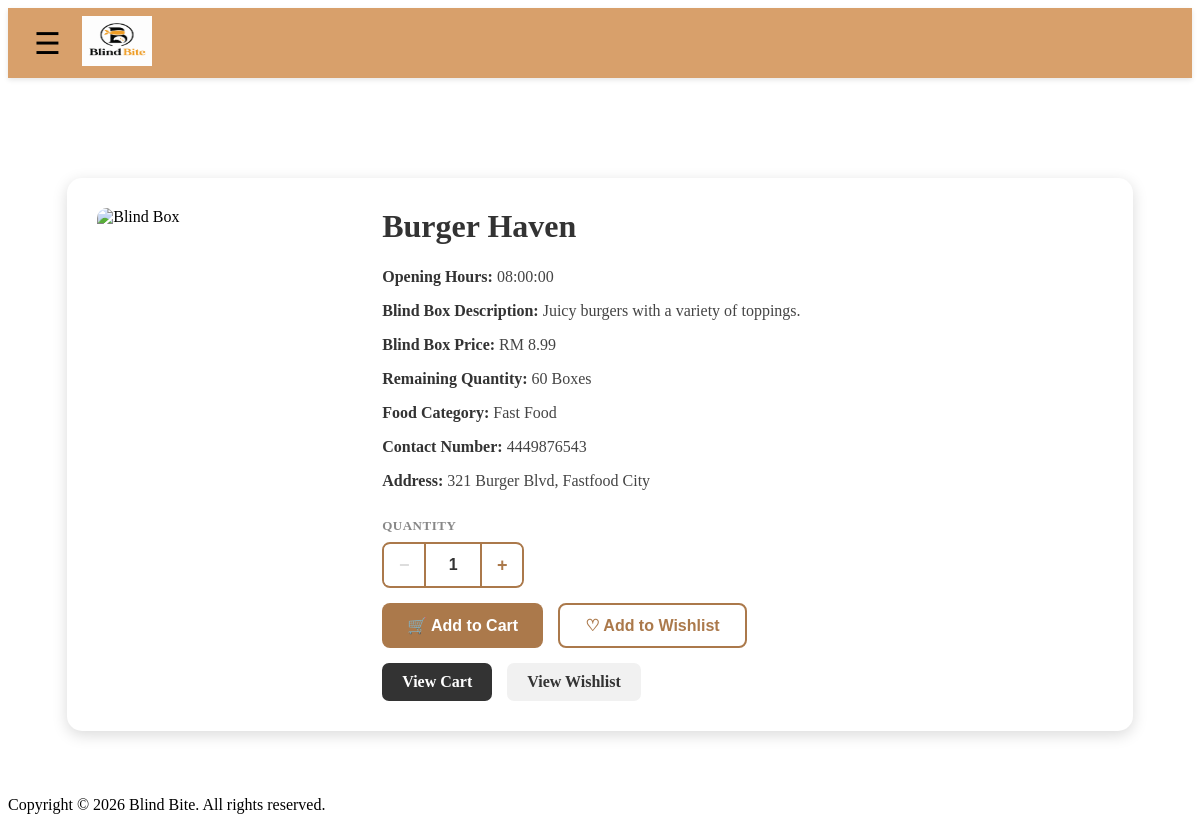
/pages/details.php?restaurant=Burger+Haven, run on the app's committed database.
### tables this page shows
CREATE TABLE restaurants (
    restaurant_name VARCHAR(100) PRIMARY KEY,
    restaurant_address VARCHAR(100) NOT NULL UNIQUE,
    restaurant_opening_hours TIME NOT NULL,
    restaurant_closing_hours TIME NOT NULL,
    restaurant_phone_number VARCHAR(20) NOT NULL UNIQUE,
    blind_box_price DECIMAL(10,2) NOT NULL,
    blind_box_description TEXT NOT NULL,
    blind_box_remaining_quantity INT NOT NULL,
    blind_box_food_category TEXT NOT NULL
);

### pages/details.php (the view, shortened to what this page needs)
<?php
include '../config/db_connect.php';
$restaurant_name = isset($_GET['restaurant'])
    ? $_GET['restaurant']
    : '';
$sql = "
    SELECT *
    FROM restaurants
    WHERE restaurant_name = ?
";
$stmt = $conn->prepare($sql);
$stmt->bind_param(
    "s",
    $restaurant_name
);
$stmt->execute();
$result = $stmt->get_result();
if ($result->num_rows === 1) {
    $restaurant = $result->fetch_assoc();
} else {
    $restaurant = null;
}
include '../includes/header.php';
include '../includes/navigation.php';
?>
<main class="details-page">
    <div class="details-card">
        <?php if ($restaurant) : ?>
            <img
                src="../images/BBbox.png"
                width="200"
                height="150"
                alt="Blind Box"
            >
            <div class="details-info">
                <h1>
                    <?php
                    echo htmlspecialchars(
                        $restaurant['restaurant_name']
                    );
                    ?>
                </h1>
                <p>
                    <strong>
                        Opening Hours:
                    </strong>
                    <?php
                    echo htmlspecialchars(
                        $restaurant[
                            'restaurant_opening_hours'
                        ]
                    );
                    ?>
                </p>
                <p>
                    <strong>
                        Blind Box Description:
                    </strong>
                    <?php
                    echo htmlspecialchars(
                        $restaurant[
                            'blind_box_description'
                        ]
                    );
                    ?>
                </p>
                <p>
                    <strong>
                        Blind Box Price:
                    </strong>
                    RM
                    <?php
                    echo number_format(
                        $restaurant[
                            'blind_box_price'
                        ],
                        2
                    );
                    ?>
                </p>
                <p>
                    <strong>
                        Remaining Quantity:
                    </strong>
                    <?php
                    echo htmlspecialchars(
                        $restaurant[
                            'blind_box_remaining_quantity'
                        ]
                    );
                    ?>
                    Boxes
                </p>
                <p>
                    <strong>
                        Food Category:
                    </strong>
                    <?php
                    echo htmlspecialchars(
                        $restaurant[
                            'blind_box_food_category'
                        ]
                    );
                    ?>
                </p>
                <p>
                    <strong>
                        Contact Number:
                    </strong>
                    <?php
                    echo htmlspecialchars(
                        $restaurant[
                            'restaurant_phone_number'
                        ]
                    );
                    ?>
                </p>
                <p>
                    <strong>
                        Address:
                    </strong>
                    <?php
                    echo htmlspecialchars(
                        $restaurant[
                            'restaurant_address'
                        ]
                    );
                    ?>
                </p>
                <div class="action-buttons">
                    <form method="POST" id="addToCartForm">
                        <div class="quantity-selector">
                            <span class="quantity-label">Quantity</span>
                            <div class="quantity-controls">
                                <button
                                    type="button"
                                    class="qty-btn qty-minus"
                                    aria-label="Decrease quantity"
                                >
                                    −
                                </button>
                                <input
                                    type="number"
                                    name="quantity"
                                    id="quantityInput"
                                    class="qty-input"
                                    value="1"
                                    min="1"
                                    max="<?php echo (int) $restaurant['blind_box_remaining_quantity']; ?>"
                                    readonly
                                >
                                <button
                                    type="button"
                                    class="qty-btn qty-plus"
                                    aria-label="Increase quantity"
                                >
                                    +
                                </button>
                            </div>
                        </div>
                        <button
                            type="submit"
                            name="add_to_cart"
                            class="add-cart-btn"
                        >
                            🛒 Add to Cart
                        </button>
                    </form>
                    <form method="POST">
                        <button
                            type="submit"
                            name="add_to_wishlist"
                            class="wishlist-btn"
                        >
                            ♡ Add to Wishlist
                        </button>
                    </form>
                </div>
                <div class="view-buttons">
                    <a
                        href="cart.php"
                        class="view-cart-btn"
                    >
                        View Cart
                    </a>
                    <a
                        href="wishlist.php"
                        class="view-wishlist-btn"
                    >
                        View Wishlist
                    </a>
                </div>
            </div>
        <?php else : ?>
            <h1>
                Restaurant not found
            </h1>
        <?php endif; ?>
    </div>
</main>
<?php
include '../includes/footer.php';
?>

### css/style.css (style rules this page uses)
.details-page { width: 80%; max-width: 1000px; margin: 100px auto 50px; }
.details-page { width: 90%; max-width: 1100px; margin: 100px auto 50px; }
.details-card { display: flex; align-items: flex-start; gap: 35px; background: #ffffff; border-radius: 15px; padding: 30px; box-shadow: 0 4px 15px rgba(0, 0, 0, 0.15); box-sizing: border-box; }
.details-card > img { width: 250px; height: 190px; object-fit: cover; border-radius: 10px; flex-shrink: 0; }
.details-info { flex: 1; min-width: 0; }
.details-info h1 { margin: 0 0 20px 0; font-size: 32px; color: #333; }
.details-info p { margin: 10px 0; line-height: 1.5; color: #444; }
.details-info strong { color: #333; }
.action-buttons { display: flex; align-items: flex-end; gap: 15px; margin-top: 25px; }
.action-buttons form { margin: 0; }
.add-cart-btn { background: #ab794b; color: white; border: none; border-radius: 8px; padding: 13px 25px; font-size: 16px; font-weight: bold; cursor: pointer; transition: 0.2s; }
.wishlist-btn { background: white; color: #ab794b; border: 2px solid #ab794b; border-radius: 8px; padding: 11px 25px; font-size: 16px; font-weight: bold; cursor: pointer; transition: 0.2s; }
.view-buttons { display: flex; gap: 15px; margin-top: 15px; }
.view-cart-btn, .view-wishlist-btn { display: inline-block; padding: 10px 20px; border-radius: 7px; text-decoration: none; font-weight: bold; transition: 0.2s; }
.view-cart-btn { background: #333; color: white; }
.view-wishlist-btn { background: #f1f1f1; color: #333; }
.quantity-selector { display: flex; flex-direction: column; gap: 8px; margin-bottom: 15px; }
.quantity-label { font-size: 13px; font-weight: bold; color: #888; text-transform: uppercase; letter-spacing: 0.5px; }
.quantity-controls { display: inline-flex; align-items: center; border: 2px solid #ab794b; border-radius: 8px; overflow: hidden; width: fit-content; }
.qty-btn { background: white; color: #ab794b; border: none; width: 40px; height: 40px; font-size: 18px; font-weight: bold; cursor: pointer; transition: 0.2s; }
.qty-btn:disabled { color: #ddd; cursor: not-allowed; }
.qty-input { width: 50px; height: 40px; border: none; border-left: 2px solid #ab794b; border-right: 2px solid #ab794b; text-align: center; font-size: 16px; font-weight: bold; color: #333; background: white; -moz-appearance: textfield; appearance: textfield; }

### data on the page
restaurants: restaurant_name "Burger Haven", restaurant_opening_hours "08:00:00", blind_box_description "Juicy burgers with a variety of toppings.", blind_box_price "8.99", blind_box_remaining_quantity "60", blind_box_food_category "Fast Food", restaurant_phone_number "4449876543", restaurant_address "321 Burger Blvd, Fastfood City", quantity "1"
